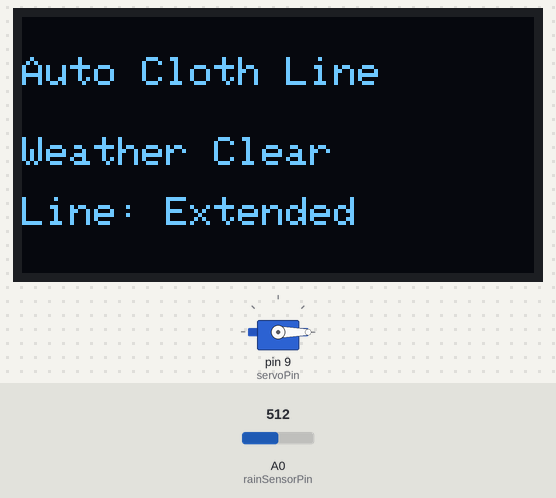
The sketch below on a simulated Arduino Uno, built with avr-gcc and run on an emulated ATmega328P. Shown: servo, 128×64 one-colour display. Inputs (shaded band) come from the test bench; at power-on: A0 (rainSensorPin) = 512. What the sketch prints to the serial monitor is not drawn.

Above: at 1.2 s.
1.3 s: A0 (rainSensorPin) set to 409
5.2 s: A0 (rainSensorPin) set to 390
At 6.4 s:
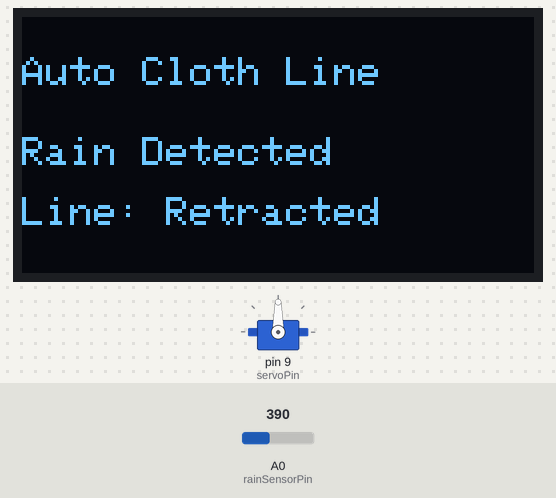
9.1 s: A0 (rainSensorPin) set to 410
At 9.9 s:
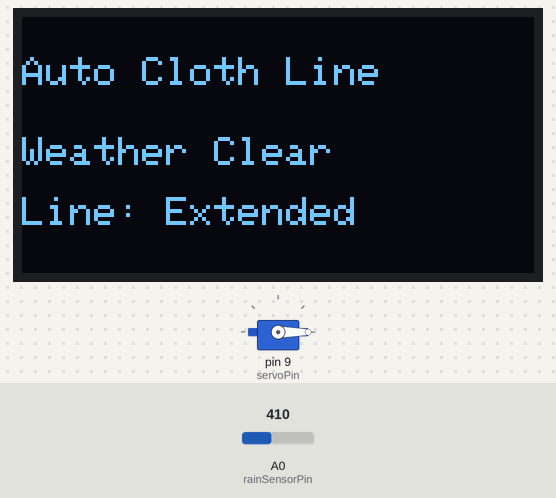
13.0 s: A0 (rainSensorPin) set to 306
At 15.6 s:
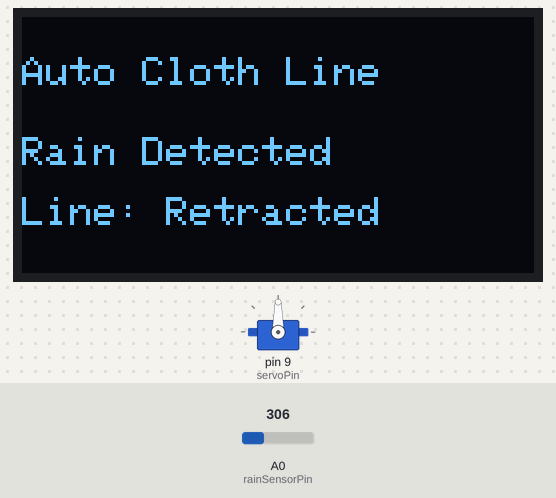
Timing chart, 0 to 17.1 s (numbered marks = the images above; inputs shaded):
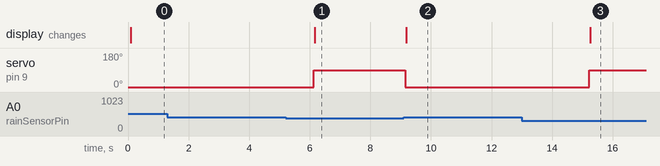

Measured:
- the behaviour switches between 400 and 399 on A0 (rainSensorPin) (found by bisection; images 0 and 1)
- after the input at 1.3 s, every drawn part: stays the same
- after the input at 5.2 s, servo on pin 9 (servoPin): 0° → 90° after 0.93 s; the display: changes after 0.96 s (image 1)
- after the input at 9.1 s, servo on pin 9 (servoPin): 90° → 0° after 0.06 s; the display: changes after 0.09 s (image 2)
- after the input at 13.0 s, servo on pin 9 (servoPin): 0° → 90° after 2.2 s; the display: changes after 2.3 s (image 3)

The sketch:

automatic_cloth_system.ino
```cpp
#include <Servo.h>
#include <Wire.h>
#include <Adafruit_GFX.h>
#include <Adafruit_SSD1306.h>

#define OLED_WIDTH 128
#define OLED_HEIGHT 64
#define OLED_RESET -1

Adafruit_SSD1306 display(OLED_WIDTH, OLED_HEIGHT, &Wire, OLED_RESET);

Servo clothLineServo;

const int rainSensorPin = A0;
const int servoPin = 9;

int rainThreshold = 400; // Adjust based on calibration

void setup() {
  Serial.begin(9600);

  clothLineServo.attach(servoPin);

  if (!display.begin(SSD1306_SWITCHCAPVCC, 0x3C)) {
    Serial.println("OLED not found!");
    while (true); // Halt
  }

  display.clearDisplay();
  display.setTextSize(1);
  display.setTextColor(SSD1306_WHITE);

  clothLineServo.write(0); // Start with line extended
  displayMessage("System Ready", "Line: Extended");
}

void loop() {
  int rainValue = analogRead(rainSensorPin);
  Serial.print("Rain Sensor Value: ");
  Serial.println(rainValue);

  if (rainValue < rainThreshold) {
    // Rain Detected
    clothLineServo.write(90); // Retract line
    displayMessage("Rain Detected", "Line: Retracted");
  } else {
    // No Rain
    clothLineServo.write(0); // Extend line
    displayMessage("Weather Clear", "Line: Extended");
  }

  delay(3000); // Wait before rechecking
}

void displayMessage(String status, String action) {
  display.clearDisplay();
  display.setCursor(0, 10);
  display.println("Auto Cloth Line");
  display.setCursor(0, 30);
  display.println(status);
  display.setCursor(0, 45);
  display.println(action);
  display.display();
}
```
